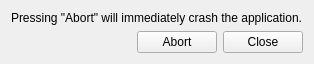
<?xml version="1.0" encoding="UTF-8"?>
<ui version="4.0">
 <class>test_ui</class>
 <widget class="QWidget" name="test_ui">
  <property name="windowModality">
   <enum>Qt::NonModal</enum>
  </property>
  <property name="geometry">
   <rect>
    <x>0</x>
    <y>0</y>
    <width>278</width>
    <height>58</height>
   </rect>
  </property>
  <property name="windowTitle">
   <string>Sine wave</string>
  </property>
  <property name="windowIcon">
   <iconset>
    <normaloff>../gui/images/facetracknoir.png</normaloff>../gui/images/facetracknoir.png</iconset>
  </property>
  <property name="layoutDirection">
   <enum>Qt::LeftToRight</enum>
  </property>
  <property name="autoFillBackground">
   <bool>false</bool>
  </property>
  <layout class="QVBoxLayout" name="verticalLayout">
   <item>
    <widget class="QLabel" name="label">
     <property name="sizePolicy">
      <sizepolicy hsizetype="Minimum" vsizetype="Maximum">
       <horstretch>0</horstretch>
       <verstretch>0</verstretch>
      </sizepolicy>
     </property>
     <property name="text">
      <string>Pressing &quot;Abort&quot; will immediately crash the application.</string>
     </property>
    </widget>
   </item>
   <item>
    <widget class="QDialogButtonBox" name="buttonBox">
     <property name="sizePolicy">
      <sizepolicy hsizetype="Minimum" vsizetype="Maximum">
       <horstretch>0</horstretch>
       <verstretch>0</verstretch>
      </sizepolicy>
     </property>
     <property name="standardButtons">
      <set>QDialogButtonBox::Abort|QDialogButtonBox::Close</set>
     </property>
    </widget>
   </item>
  </layout>
 </widget>
 <resources/>
 <connections/>
 <slots>
  <slot>startEngineClicked()</slot>
  <slot>stopEngineClicked()</slot>
  <slot>cameraSettingsClicked()</slot>
 </slots>
</ui>
